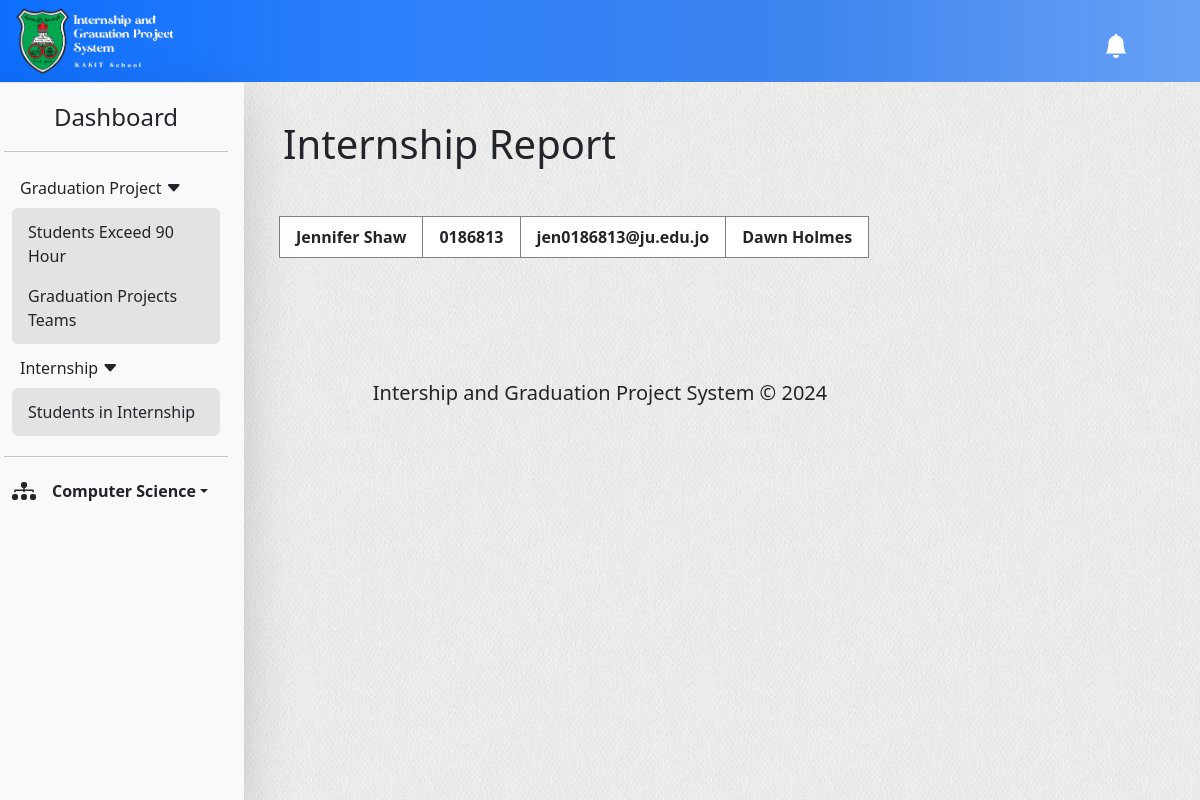
/department/report/214 (signed in), run on the app's committed database.
### department/models.py (models this page shows, shortened)
class Department(models.Model):
  depts = (
    ('Computer Science'               , 'Computer Science'),
    ('Computer Information Systems'   , 'Computer Information Systems'),
    ('Business Information Technology', 'Business Information Technology'),
    ('Data Science'                   , 'Data Science'),
    ('Cyber Security'                 , 'Cyber Security'),
    ('Artificial Intelligence'        , 'Artificial Intelligence'),
  )
  dept_name       = models.CharField(max_length=32, choices=depts)
  num_team_member = models.PositiveSmallIntegerField(default=4, verbose_name="Number of team's member")
  start           = models.DateField(editable=True, default='')
  end             = models.DateField(editable=True, default='')
  week            = models.PositiveIntegerField(default=1)

### student/models.py (models this page shows, shortened)
class Student(models.Model):
  stu             = models.OneToOneField(User, on_delete=models.CASCADE, null=True)
  doc_superviser  = models.ForeignKey(Doctor, on_delete=models.PROTECT, null=True)
  student_id      = models.CharField(max_length=7, default='')
  major           = models.CharField(max_length=32, default='')
  hours           = models.PositiveSmallIntegerField(default=0)
  in_internship   = models.BooleanField(default=False)
  in_gp           = models.BooleanField(verbose_name='in graduation-project',default=False)

### doctor/models.py (models this page shows, shortened)
class Doctor(models.Model):
  per = (
    ('doc', 'Doctor'),
    ('sec', 'Secretary'),
    ('doc&head', 'Doctor and Head'),
  )
  doc                           = models.OneToOneField(User, on_delete=models.CASCADE, null=True)
  job_number                    = models.PositiveIntegerField(default=0)
  department                    = models.CharField(max_length=30, default='')
  permission                    = models.CharField(max_length=15, choices=per, default='doc')
  no_stu_in_internship          = models.PositiveSmallIntegerField(default=0)
  no_stu_in_grasduation_project = models.PositiveSmallIntegerField(default=0)

### department/views.py (the view)
# urls.py: path('report/<str:pk>', views.report, name='student-report'),
@login_required(login_url='login-form')
def report(request, pk):
  head_rec = is_head(request)
  try:
    department = Department.objects.get(dept_name=head_rec.department)
  except:
    return redirect('login-form')
  try:
    stu      = Student.objects.get(id=pk, major=department.dept_name)
    stu_user = User.objects.get(username=stu.stu.username)
  except ObjectDoesNotExist:
    return redirect('in-internship')
  try:
    stu_company = CompanyInternship.objects.get(student=stu.stu)
  except:
    stu_company = None
  try:
    stu_course  = CourseInternship.objects.filter(stu=stu.stu)
    for course in stu_course:
      course.certificate = str(course.certificate).split('/')[-1]
  except:
    stu_course  = None
  report = WeeklyFollowing.objects.filter(stu_user=stu_user)
  weeks_name = report.all().values_list('week', flat=True).distinct()
  context = {
    'title'        : 'Report',
    'student_user' : stu_user,
    'student_rec'  : stu,
    'stu_company'  : stu_company,
    'stu_course'   : stu_course,
    'dept'         : department,
    'notifications': get_notification(request),
    'weeks'        : report,
    'weeks_name'   : weeks_name,
  }
  return render(request, 'department/pages/Internship/report.html', context)

### department/views.py (called while the page is built)
def is_head(request):
  try:
    doc = Doctor.objects.get(doc=request.user)
    if doc.permission != 'doc&head':
      logout(request)
      return redirect('login-form')
    else:
      return doc
  except:
    logout(request)
    return redirect('login-form')

def get_notification(request):
  try:
    head_rec = is_head(request)
  except AttributeError:
    return redirect('login-form')
  dept_name = Department.objects.get(dept_name=head_rec.department)
  all_notifications = DepartmentNotification.objects.filter(department=dept_name).order_by('-id')
  there_is = False
  for n in all_notifications:
    if not n.is_read:
      there_is = True
      break
  return {'all_notifications': all_notifications, 'there_is': there_is}

### department/templates/department/pages/Internship/report.html (shortened to what this page needs)
{% extends "department/base.html" %}
{% block content %}
  <main class="container-fluid py-5 px-4 mt-5 col-lg-12 col-xl-9">
    <div class="ps-3 py-4">
      <h1 class="fw-light">Internship Report</h1>
    </div>
    <section class="container mx-auto">
      <div class="table-responsive py-2 mb-5">
        <table class="table-bordered bg-white">
          <thead>
            <th class="px-3 py-2">{{student_user.first_name}} {{student_user.last_name}}</th>
            <th class="px-3 py-2">{{student_rec.student_id}}</th>
            <th class="px-3 py-2">{{student_user.email}}</th>
            <th class="px-3 py-2">
              {{student_rec.doc_superviser.doc.first_name}}
              {{student_rec.doc_superviser.doc.last_name}}
            </th>
          </thead>
        </table>
      </div>
    </section>
  </main>
{% endblock content %}

### department/templates/department/parts/sidebar.html (shortened to what this page needs)
  <aside class="navbar navbar-expand-xl col-xl-2 col-xxl-1" id="aside" style="z-index: 999;">
    <div class="collapse navbar-collapse" id="sidebar" >
      <div class="d-flex flex-column flex-shrink-0 p-3 bg-light shadow-lg" style="width: 16rem; position: fixed; top: 83px; bottom: 0%;">
        <a href="{% url 'dashboard' %}" class=" link-dark text-decoration-none text-center">
          <span class="fs-4">Dashboard</span>
        </a>
        <hr>
        <ul class="nav flex-column" id="quick-access">
          <li class="nav-item collapsed" data-bs-toggle="collapse" data-bs-target="#drop-grad" role="button">
            <span class="nav-link link-dark dash-opt rounded">
              Graduation Project
              <i class="bi bi-caret-down-fill"></i>
            </span>
          </li>
          <ul class="nav collapse show mx-2 mb-1 px-0 py-1 bg-secondary-subtle rounded" id="drop-grad">
            <li class="nav-item"><a class="nav-link link-dark" href="{% url 'exceed90' %}">Students Exceed 90 Hour</a></li>
            <li class="nav-item"><a class="nav-link link-dark" href="{% url 'gp-teams' %}">Graduation Projects Teams</a></li>
          </ul>
          <li class="nav-item collapsed" data-bs-toggle="collapse" data-bs-target="#drop-intern" role="button">
            <span class="nav-link link-dark dash-opt rounded">
              Internship
              <i class="bi bi-caret-down-fill"></i>
            </span>
          </li>
          <ul class="nav collapse show mx-2 mb-1 px-0 py-1 bg-secondary-subtle rounded" id="drop-intern">
            <li class="nav-item"><a class="nav-link link-dark" href="{% url 'in-internship' %}">Students in Internship</a></li>
          </ul>
        </ul>
        <hr>
        <div class="dropdown ms-2">
          <a href="#" class="d-flex align-items-center link-dark text-decoration-none dropdown-toggle" data-bs-toggle="dropdown">
            <i class="bi bi-diagram-3-fill pe-3 fs-4"></i>
            <strong class="text-truncate">{{dept.dept_name}}</strong>
          </a>
        </div>
      </div>
    </div>
  </aside>

### static/assets/css/all.css (style rules this page uses)
body { background-image: url("../img/all/main-bg.jpg"); overflow-x: hidden; }

### data on the page
Department: dept_name "Computer Science"
Student: student_id "0186813", doc_superviser.doc.first_name "Dawn", doc_superviser.doc.last_name "Holmes"

### other printed values
{{ student_user.first_name }} "Jennifer"
{{ student_user.last_name }} "Shaw"
{{ student_user.email }} "jen0186813@ju.edu.jo"
